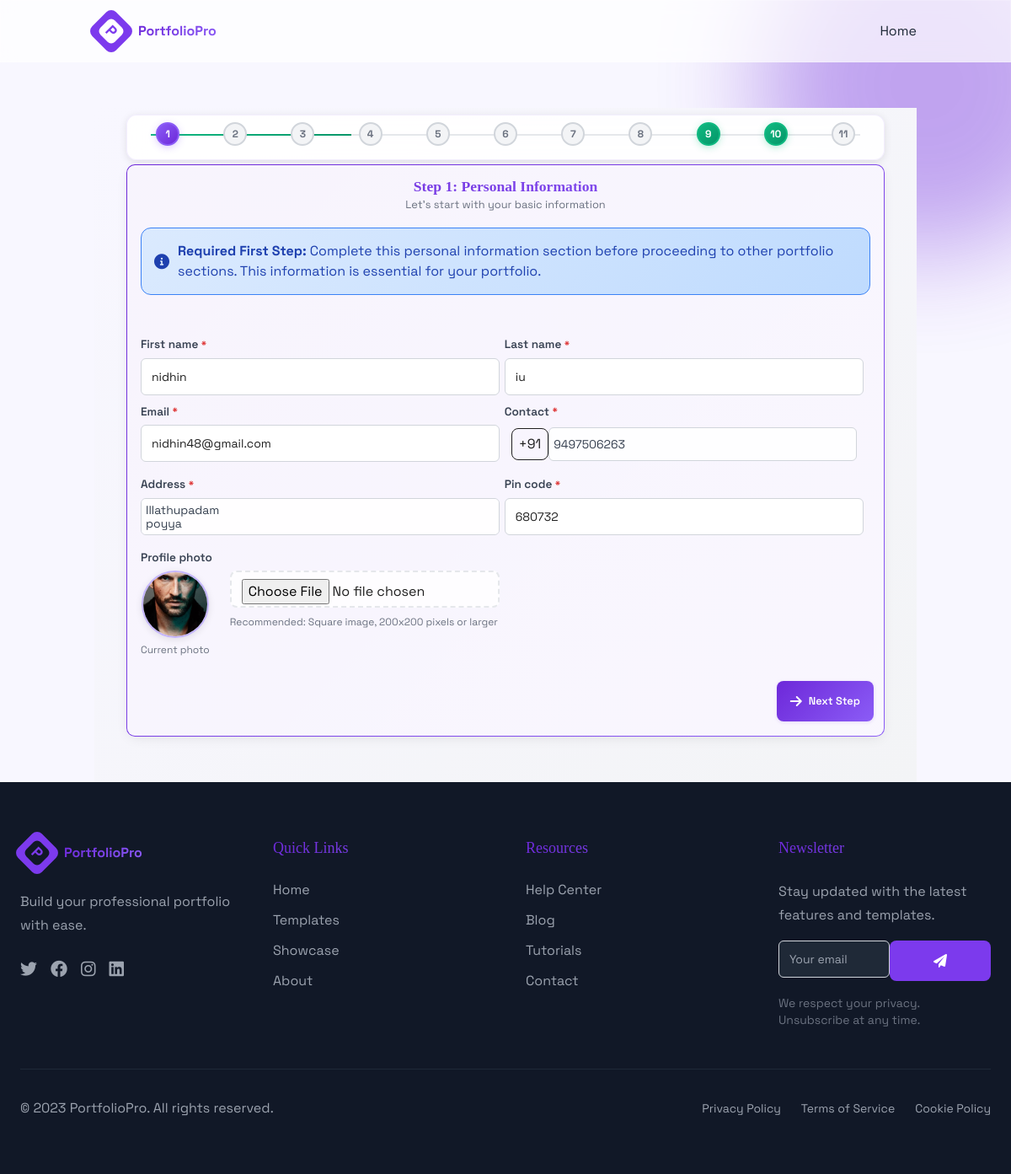
Page /step-1/29/ (signed in) on the committed database.
### users/models.py (models this page shows, shortened)
class UserProfile(models.Model):
    created_at = models.DateTimeField(auto_now_add=True, null=True, blank=True)
    updated_at = models.DateTimeField(auto_now=True, null=True, blank=True)
    USER_TYPES = (
        ('normal', 'Normal User'),
        ('agent', 'Agent'),
        ('student', 'Student'),
    )
    created_by = models.ForeignKey(
        'self', on_delete=models.SET_NULL, null=True, blank=True, related_name='students_created')
    user = models.OneToOneField(User, on_delete=models.CASCADE)
    template_change_count = models.IntegerField(default=0)
    max_template_changes = models.IntegerField(default=50)
    portfolios_remaining = models.PositiveIntegerField(default=10)
    user_type = models.CharField(
        max_length=10, choices=USER_TYPES, default='normal')
    is_blocked = models.BooleanField(default=False)
    blocked_since = models.DateTimeField(null=True, blank=True)
    reason = models.TextField(null=True, blank=True)  # ✅ Add this
    profile_photo = models.ImageField(
        upload_to='profile_photos/', null=True, blank=True)
    first_name = models.CharField(max_length=100)
    last_name = models.CharField(max_length=100)
    address = models.TextField()
    contact = models.CharField(max_length=20)
    pin_code = models.CharField(max_length=10)
    email = models.EmailField()
    github_link = models.URLField(blank=True, null=True)
    facebook_link = models.URLField(blank=True, null=True)
    instagram_link = models.URLField(blank=True, null=True)
    other_social_link = models.URLField(blank=True, null=True)
    certifications = models.TextField(blank=True)
    languages = models.TextField(blank=True)
    hobbies = models.TextField(blank=True)
    summary = models.TextField(blank=True)
    extracurricular = models.TextField(blank=True)
    resume = models.FileField(upload_to='resumes/', null=True, blank=True)
    agent_commission_rate = models.DecimalField(
        max_digits=5, decimal_places=2, default=0.00)  # Commission percentage
    agent_total_earnings = models.DecimalField(
        max_digits=10, decimal_places=2, default=0.00)  # Total earned
    agent_pending_payments = models.IntegerField(
        default=0)  # Number of pending student payments
    is_agent_student = models.BooleanField(default=False)
    agent_payment_completed = models.BooleanField(
        default=False)  # Has agent paid for this student?
    terms_accepted = models.BooleanField(default=False)
    terms_accepted_at = models.DateTimeField(null=True, blank=True)

class StudentPortfolio(models.Model):
    user = models.ForeignKey(User, on_delete=models.CASCADE)
    user_profile = models.ForeignKey(UserProfile, on_delete=models.CASCADE)
    status = models.CharField(
        max_length=20, choices=STATUS_CHOICES, default='in_progress')
    views = models.PositiveIntegerField(
        default=0, help_text="Number of times this portfolio has been viewed.")
    is_paid = models.BooleanField(default=False)
    template = models.ForeignKey(
        PortfolioTemplate, on_delete=models.SET_NULL, null=True, blank=True)
    pdf_template = models.ForeignKey(
        PortfolioTemplate, on_delete=models.SET_NULL, null=True, blank=True, related_name='pdf_template')
    slug = models.SlugField(unique=True, blank=True)

### users/views.py (the view)
# urls.py: path('step-1/<int:pk>/', views.personal_info1_view, name='personal_info1'),
@login_required
def personal_info1_view(request, pk=None):
    portfolio = get_object_or_404(StudentPortfolio, pk=pk, user=request.user)
    if portfolio.status == 'completed':
        messages.warning(request, "You are editing a completed portfolio.")
    user_profile = portfolio.user_profile
    if request.method == 'POST':
        form = PersonalInfoForm1(
            request.POST, request.FILES, instance=user_profile)
        if form.is_valid():
            form.save()
            return redirect('add_education', pk=portfolio.pk)
    else:
        form = PersonalInfoForm1(instance=user_profile)
    progress_data = calculate_portfolio_progress(portfolio)
    return render(request, 'portfolio/personal_info1.html', {
        'form': form,
        'portfolio': portfolio,
        'show_sidebar': True,
        'current_step': 'personal_info1',
        'progress_percentage': progress_data['progress_percentage'],
        'completed_steps': progress_data['completed_steps'],
        'progress_width': progress_data['progress_width'],
        'step_completion': progress_data['step_completion']
    })

### templates/portfolio/personal_info1.html (shortened to what this page needs)
{% extends 'portfolio/base.html' %}
{% load static %}
{% block extra_css %}
<link rel="stylesheet" href="https://cdnjs.cloudflare.com/ajax/libs/font-awesome/6.0.0-beta3/css/all.min.css">
<link rel="stylesheet" href="{% static 'css/portfolio_standardized.css' %}">
{% endblock %}
{% block content %}
<div class="portfolio-container" data-current-step="personal_info1">
    <div style="width: 100%; max-width: 900px; margin: 0 auto;">
        {% include "portfolio/wizard_progress.html" %}
        <div class="portfolio-form-container portfolio-fade-in">
            <div class="portfolio-text-center">
                <h1 class="portfolio-title">Step 1: Personal Information</h1>
                <p class="portfolio-subtitle">Let's start with your basic information</p>
                <div class="portfolio-alert portfolio-alert-info"
                    style="margin: 20px 0; background: linear-gradient(135deg, #dbeafe, #bfdbfe); border: 1px solid #3b82f6; color: #1e40af; padding: 15px; border-radius: 12px; text-align: left;">
                    <div style="display: flex; align-items: center; gap: 10px;">
                        <i class="fas fa-info-circle" style="font-size: 18px;"></i>
                        <div>
                            <strong>Required First Step:</strong> Complete this personal information section before
                            proceeding to other portfolio sections. This information is essential for your portfolio.
                        </div>
                    </div>
                </div>
            </div>
            <form method="post" enctype="multipart/form-data" autocomplete="off" class="portfolio-w-full">
                <div class="portfolio-form-content">
                    <div class="portfolio-form-row">
                        <div class="portfolio-form-group">
                            <label for="{{ form.first_name.id_for_label }}" class="portfolio-label">
                                {{ form.first_name.label }}
                                {% if form.first_name.field.required %}<span class="portfolio-error">*</span>{% endif %}
                            </label>
                            {{ form.first_name }}
                        </div>
                        <div class="portfolio-form-group">
                            <label for="{{ form.last_name.id_for_label }}" class="portfolio-label">
                                {{ form.last_name.label }}
                                {% if form.last_name.field.required %}<span class="portfolio-error">*</span>{% endif %}
                            </label>
                            {{ form.last_name }}
                        </div>
                        <div class="portfolio-form-group">
                            <label for="{{ form.email.id_for_label }}" class="portfolio-label">
                                {{ form.email.label }}
                                {% if form.email.field.required %}<span class="portfolio-error">*</span>{% endif %}
                            </label>
                            {{ form.email }}
                        </div>
                        <div class="portfolio-form-group">
                            <label for="{{ form.contact.id_for_label }}" class="portfolio-label">
                                {{ form.contact.label }}
                                {% if form.contact.field.required %}<span class="portfolio-error">*</span>{% endif %}
                            </label>
                            <div class="portfolio-flex portfolio-items-center portfolio-spacing-sm">
                                <span
                                    class="portfolio-bg-gray-100 portfolio-border portfolio-border-gray-300 portfolio-text-gray-700"
                                    style="border-radius: 8px; padding: 0.375rem 0.5rem;">+91</span>
                                <input type="tel" name="contact" id="{{ form.contact.id_for_label }}"
                                    class="portfolio-input portfolio-rounded-r-lg"
                                    placeholder="Enter 10-digit mobile number" maxlength="10"
                                    value="{% if form.data.contact %}{{ form.data.contact|cut:'+91' }}{% else %}{{ form.contact.value|cut:'+91' }}{% endif %}"
                                    pattern="[0-9]{10}" required />
                            </div>
                        </div>
                        <div class="portfolio-form-group">
                            <label for="{{ form.address.id_for_label }}" class="portfolio-label">
                                {{ form.address.label }}
                                {% if form.address.field.required %}<span class="portfolio-error">*</span>{% endif %}
                            </label>
                            {{ form.address }}
                        </div>
                        <div class="portfolio-form-group">
                            <label for="{{ form.pin_code.id_for_label }}" class="portfolio-label">
                                {{ form.pin_code.label }}
                                {% if form.pin_code.field.required %}<span class="portfolio-error">*</span>{% endif %}
                            </label>
                            {{ form.pin_code }}
                        </div>
                        <div class="portfolio-form-group">
                            <label for="{{ form.profile_photo.id_for_label }}" class="portfolio-label">
                                {{ form.profile_photo.label }}
                            </label>
                            <div class="portfolio-profile-photo-row">
                                <div class="portfolio-current-photo">
                                    {% if portfolio.user_profile.profile_photo %}
                                    <img src="{{ portfolio.user_profile.profile_photo.url }}"
                                        alt="Current Profile Photo" class="portfolio-profile-img">
                                    <small class="portfolio-photo-label">Current photo</small>
                                    {% else %}
                                    <div class="portfolio-profile-placeholder">
                                        <i class="fas fa-user"></i>
                                    </div>
                                    <small class="portfolio-photo-label">No photo</small>
                                    {% endif %}
                                </div>
                                <div class="portfolio-file-upload">
                                    <input type="file" name="profile_photo" accept="image/*"
                                        class="portfolio-file-input" onchange="previewProfilePhoto(this)">
                                    <small class="portfolio-help-text">Recommended: Square image, 200x200 pixels or
                                        larger</small>
                                </div>
                            </div>
                        </div>
                    </div>
                </div>
                <div class="portfolio-btn-group">
                    <button type="submit" class="portfolio-btn portfolio-btn-primary">
                        <i class="fas fa-arrow-right"></i> Next Step
                    </button>
                </div>
            </form>
        </div>
    </div>
    {% endblock %}

### rows in the picture
UserProfile: first_name "nidhin", last_name "iu", email "nidhin48@gmail.com", contact "9497506263", address "Illathupadam poyya", pin_code "680732"
StudentPortfolio: user_profile.profile_photo (picture)
